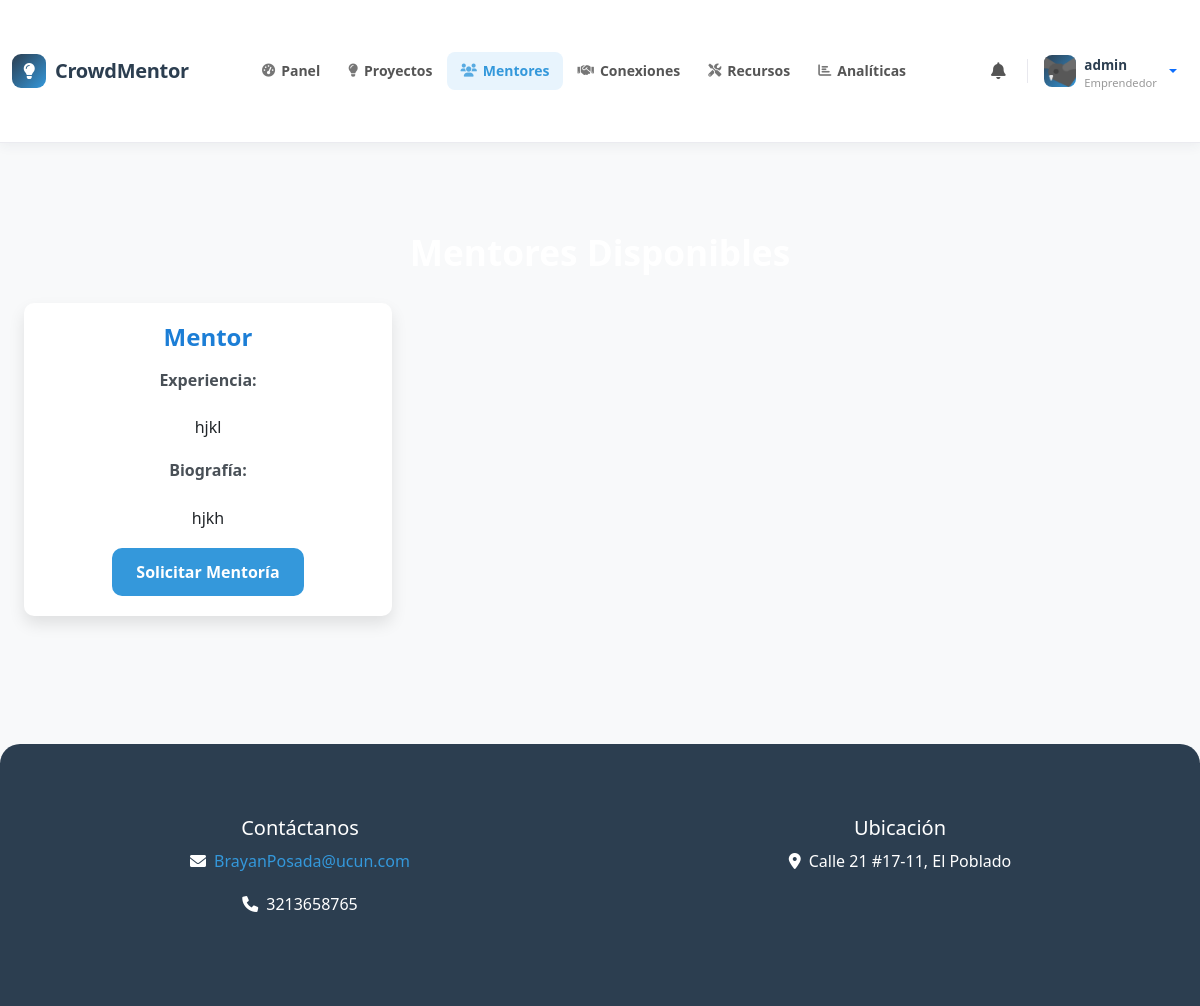
Screenshot of /mentors/ (signed in) with the database file from the repository.
### core/models.py (models this page shows, shortened)
class Profile(models.Model):
    USER_TYPES = (
        ('entrepreneur', 'Emprendedor'),
        ('mentor', 'Mentor'),
        ('investor', 'Inversionista'),
        ('evaluator', 'Evaluador'),
    )
    user = models.OneToOneField(User, on_delete=models.CASCADE)
    user_type = models.CharField(max_length=20, choices=USER_TYPES)
    bio = models.TextField()
    experience = models.TextField()
    is_approved = models.BooleanField(default=False)  # For mentors/evaluators
    is_approved_by_admin = models.BooleanField(default=False)  # Para evaluadores aprobados por el administrador
    profile_picture = models.ImageField(upload_to='profiles/', blank=True, null=True)
    birth_date = models.DateField(blank=True, null=True)
    phone_number = models.CharField(max_length=20, blank=True)
    location = models.CharField(max_length=100, blank=True)
    linkedin_url = models.URLField(max_length=200, blank=True)
    website_url = models.URLField(max_length=200, blank=True)

### core/views.py (the view)
# urls.py: path('mentors/', views.mentor_list, name='mentor_list'),
@login_required
def mentor_list(request):
    mentors = Profile.objects.filter(user_type='mentor', is_approved=True)
    active_mentorships = []
    if request.user.is_authenticated and hasattr(request.user, 'profile') and request.user.profile.user_type == 'entrepreneur':
        try:
            project = Project.objects.filter(owner=request.user, is_active=True).latest('created_at')
            active_mentorships = Mentorship.objects.filter(
                project=project,
                status='accepted'
            ).values_list('mentor_id', flat=True)
        except Project.DoesNotExist:
            pass
    return render(request, 'mentor_list.html', {
        'mentors': mentors,
        'active_mentorships': active_mentorships
    })

### core/templatetags/custom_filters.py (called while the page is built)
@register.filter
def has_profile(user):
    return hasattr(user, 'profile') and user.profile is not None

@register.filter
def get_user_type(user):
    if hasattr(user, 'profile') and user.profile:
        return user.profile.user_type
    return None

### core/templates/mentor_list.html
{% extends 'base.html' %}
{% block content %}
<div class="container mt-4">
    <h2>Mentores Disponibles</h2>
    <div class="row">
        {% for mentor in mentors %}
        <div class="col-md-4 mb-4">
            <div class="card">
                <div class="card-body">
                    <h5 class="card-title">{{ mentor.user.get_full_name|default:mentor.user.username }}</h5>
                    <p class="card-text">
                        <strong>Experiencia:</strong><br>
                        {{ mentor.experience|linebreaks }}
                    </p>
                    <p class="card-text">
                        <strong>Biografía:</strong><br>
                        {{ mentor.bio|linebreaks }}
                    </p>
                    {% if user.profile.user_type == 'entrepreneur' %}
                        {% if mentor.user.id in active_mentorships %}
                            <button class="btn btn-secondary" disabled>
                                Mentoría Activa
                            </button>
                        {% else %}
                            <a href="{% url 'request_mentorship_by_entrepreneur' mentor.user.id %}" class="btn btn-primary">
                                Solicitar Mentoría
                            </a>
                        {% endif %}
                    {% endif %}
                </div>
            </div>
        </div>
        {% empty %}
        <div class="col-12">
            <p>No hay mentores disponibles en este momento.</p>
        </div>
        {% endfor %}
    </div>
</div>
{% endblock %}

### core/templates/base.html (shortened to what this page needs)
{% load static %}
{% load custom_filters %}
<!DOCTYPE html>
<html lang="es">
<head>
    <link href="https://cdn.jsdelivr.net/npm/bootstrap@5.3.0/dist/css/bootstrap.min.css" rel="stylesheet">
    <link rel="stylesheet" href="https://cdnjs.cloudflare.com/ajax/libs/animate.css/4.1.1/animate.min.css">
    <link rel="stylesheet" href="https://cdnjs.cloudflare.com/ajax/libs/font-awesome/6.0.0/css/all.min.css">
    <link rel="stylesheet" href="{% static 'css/styles.css' %}">
    <link rel="stylesheet" href="{% static 'css/home.css' %}">
    <link rel="stylesheet" href="{% static 'css/project_list.css' %}">
    <link rel="stylesheet" href="{% static 'css/project_detail.css' %}">
    <link rel="stylesheet" href="{% static 'css/project_create.css' %}">
    <link rel="stylesheet" href="{% static 'css/resources.css' %}">
    <link rel="stylesheet" href="{% static 'css/base.css' %}">
</head>
<body>
    <nav class="cm-navbar">
        <div class="container position-relative">
            <a class="cm-brand" href="{% url 'home' %}">
                <div class="cm-brand-icon"><i class="fas fa-lightbulb"></i></div>
                CrowdMentor
            </a>
            <div class="cm-nav-collapse" id="cmNavCollapse">
                {% if user.is_authenticated %}
                <ul class="cm-nav-links">
                    {% if user.is_staff %}
                        <li class="cm-nav-item">
                            <a href="{% url 'admin_dashboard' %}">
                                <i class="fas fa-tachometer-alt"></i>Panel
                            </a>
                        </li>
                    {% else %}
                        <li class="cm-nav-item">
                            <a href="{% url 'dashboard' %}">
                                <i class="fas fa-tachometer-alt"></i>Panel
                            </a>
                        </li>
                    {% endif %}
                    <li class="cm-nav-item">
                        <a href="{% url 'project_list' %}">
                            <i class="fas fa-lightbulb"></i>Proyectos
                        </a>
                    </li>
                    <li class="cm-nav-item">
                        <a href="{% url 'mentor_list' %}">
                            <i class="fas fa-users"></i>Mentores
                        </a>
                    </li>
                    {% if user|has_profile %}
                        {% with user_type=user|get_user_type %}
                            {% if user_type == 'mentor' or user_type == 'investor' or user_type == 'entrepreneur' %}
                                <li class="cm-nav-item">
                                    <a href="{% url 'mentor_investor_connections' %}" class="position-relative">
                                        <i class="fas fa-handshake"></i>Conexiones
                                    </a>
                                </li>
                            {% endif %}
                        {% endwith %}
                    {% endif %}
                    <li class="cm-nav-item">
                        <a href="{% url 'resources' %}">
                            <i class="fas fa-tools"></i>Recursos
                        </a>
                    </li>
                    {% if user.is_superuser %}
                        <li class="cm-nav-item">
                            <a href="{% url 'analytics_dashboard' %}">
                                <i class="fas fa-chart-bar"></i>Analíticas
                            </a>
                        </li>
                    {% endif %}
                </ul>
                <div class="cm-actions">
                    <a href="{% url 'notifications' %}" class="cm-icon-btn" title="Notificaciones">
                        <i class="fas fa-bell"></i>
                    </a>
                    <div class="dropdown">
                        <a class="cm-avatar-btn dropdown-toggle" href="#" id="userDropdown" data-bs-toggle="dropdown" aria-expanded="false" style="text-decoration:none;">
                            <div class="cm-avatar">
                                {% if user|has_profile and user.profile.profile_picture %}
                                    <img src="{{ user.profile.profile_picture.url }}" alt="avatar">
                                {% else %}
                                    <i class="fas fa-user" style="font-size:0.85rem;"></i>
                                {% endif %}
                            </div>
                            <div>
                                <div class="cm-avatar-name">
                                    {% if user.first_name %}{{ user.first_name }}{% else %}{{ user.username }}{% endif %}
                                </div>
                                {% if user|has_profile %}
                                    {% with ut=user|get_user_type %}
                                        <div class="cm-avatar-role">
                                            {% if ut == 'entrepreneur' %}Emprendedor
                                            {% elif ut == 'mentor' %}Mentor
                                            {% elif ut == 'investor' %}Inversionista
                                            {% elif ut == 'evaluator' %}Evaluador
                                            {% endif %}
                                        </div>
                                    {% endwith %}
                                {% endif %}
                            </div>
                        </a>
                    </div>
                </div>
                {% endif %}
            </div>
        </div>
    </nav>
    <div class="container py-4">
        {% block content %}
        {% endblock %}
    </div>
    <footer class="text-center">
        <div class="container">
            <div class="row">
                <div class="col-md-6">
                    <h5>Contáctanos</h5>
                    <p><i class="fas fa-envelope me-2"></i><a href="mailto:BrayanPosada@ucun.com">BrayanPosada@ucun.com</a></p>
                    <p><i class="fas fa-phone me-2"></i>3213658765</p>
                </div>
                <div class="col-md-6">
                    <h5>Ubicación</h5>
                    <p><i class="fas fa-map-marker-alt me-2"></i>Calle 21 #17-11, El Poblado</p>
                </div>
            </div>
        </div>
    </footer>
</body>
</html>

### core/static/css/styles.css (style rules this page uses)
body { font-family: 'Montserrat', Arial, sans-serif; background-color: #f9fafb; color: #2d3748; line-height: 1.7; margin: 0; padding: 0; }
.container { max-width: 1200px; margin-top: 40px; margin-bottom: 40px; }
h1, h2, h3 { font-weight: 700; color: #ffffff; }
h2 { font-size: 2.2rem; margin-bottom: 30px; text-align: center; }
.card { border: none; border-radius: 15px; box-shadow: 0 8px 16px rgba(0, 0, 0, 0.1); transition: transform 0.3s ease, box-shadow 0.3s ease; background-color: #ffffff; }
.card-body { padding: 20px; text-align: center; }
.card-title { font-size: 1.5rem; font-weight: 600; color: #1c7ed6; margin-bottom: 15px; }
.card-text { font-size: 1rem; color: #495057; margin-bottom: 20px; }
.btn-primary { background-color: #4c6ef5; border-color: #4c6ef5; font-weight: 600; padding: 12px 30px; border-radius: 10px; transition: background-color 0.3s ease, transform 0.2s ease; }
footer { background-color: #1c7ed6; color: #fff; padding: 40px 0; text-align: center; font-size: 1rem; border-radius: 20px 20px 0 0; }
footer a { color: #ffd43b; text-decoration: none; }

### core/static/css/home.css (style rules this page uses)
.card { transition: all var(--transition-speed) ease; border-radius: var(--border-radius); overflow: hidden; }

### core/static/css/project_detail.css (style rules this page uses)
.btn-primary { transition: all var(--transition-speed) ease; }

### core/static/css/project_create.css (style rules this page uses)
.btn-primary { padding: 0.75rem 1.5rem; font-weight: 600; transition: all 0.3s ease; }

### core/static/css/base.css (style rules this page uses)
:root { --primary-color: #2c3e50; --secondary-color: #3498db; --accent-color: #e74c3c; --background-color: #f8f9fa; --text-color: #2c3e50; --border-radius: 10px; --transition-speed: 0.3s; --box-shadow: 0 4px 15px rgba(0,0,0,0.1); }
body { font-family: 'Segoe UI', Tahoma, Geneva, Verdana, sans-serif; background-color: var(--background-color); color: var(--text-color); min-height: 100vh; display: flex; flex-direction: column; margin: 0; padding: 0; }
.btn-primary { background-color: var(--secondary-color); border: none; transition: all var(--transition-speed) ease; animation: fadeInUp 1s ease 0.4s; animation-fill-mode: both; }
footer { background-color: var(--primary-color); color: white; padding: 2rem 0; margin-top: auto; }
footer a { color: var(--secondary-color); text-decoration: none; transition: color var(--transition-speed) ease; }

### rows the page displays
Profile: user.get_full_name "Mentor", experience "hjkl", bio "hjkh", shows "Solicitar Mentoría"

### other values shown
{{ user.username }} "admin"
